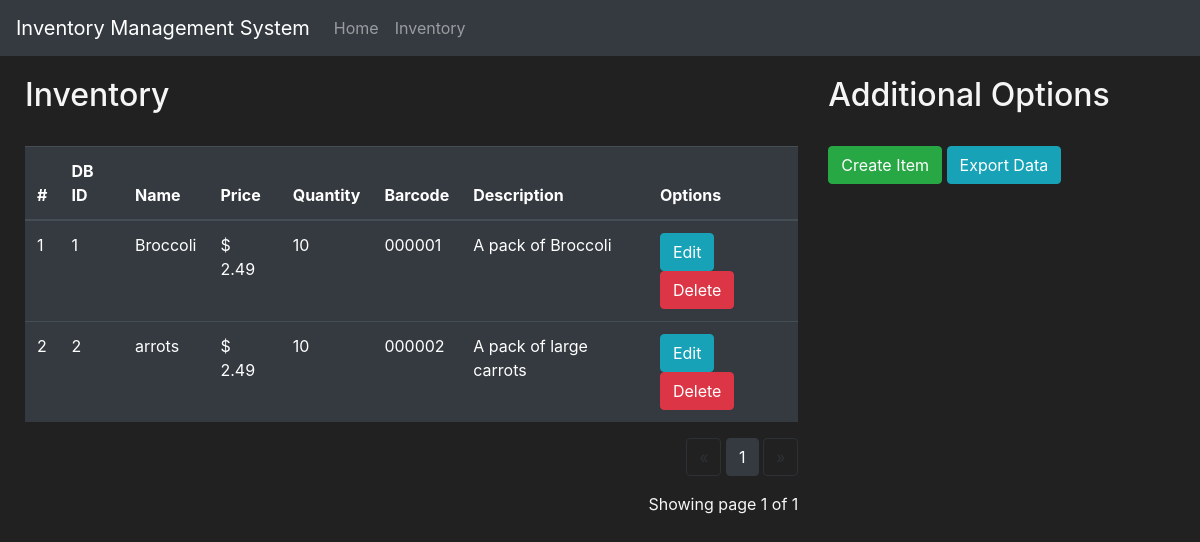
Before: /inventory with the older database file.
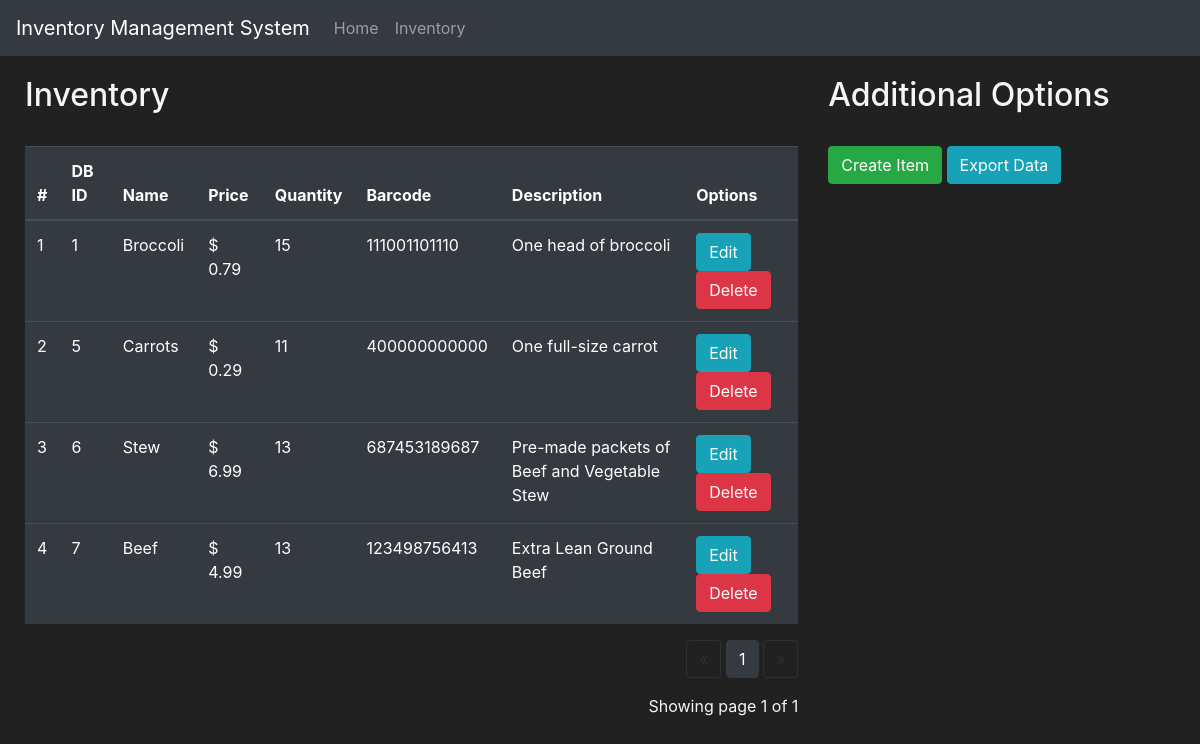
After: the same page with the newer database file.
### inventory/models.py (models this page shows)
class Item(db.Model):
    id = db.Column(db.Integer(), primary_key = True)
    name = db.Column(db.String(length = 30), nullable = False)
    price = db.Column(db.Float(), nullable = False)
    quantity = db.Column(db.Float(), nullable = False)
    barcode = db.Column(db.String(length = 12), nullable = False, unique = True)
    description = db.Column(db.String(length = 1024), nullable = False)

### inventory/routes.py (the view, shortened to what this page needs)
@app.route('/inventory', methods=['GET', 'POST'])
def inventory_page():
    deleting_form = DeleteItemForm()
    creating_form = CreateItemForm()
    editing_form = EditItemForm()
    items_displayed_per_page = 10
    if request.method == "GET":
        page = request.args.get('page', 1, type = int)
        items = Item.query.paginate(page = page, per_page = items_displayed_per_page)
        return render_template('inventory.html', items=items, deleting_form = deleting_form, creating_form = creating_form, editing_form = editing_form)

### inventory/templates/inventory.html (shortened to what this page needs)
{% extends 'base.html' %}
{% block content %}
    <div class = "row" style="margin-top:20px; margin-left:10px">
        <div class="col-8">
            <h2>Inventory</h2>
            <br>
            <table class="table table-hover table-dark">
                <thead>
                    <tr>
                        <th scope="col">#</th>
                        <th scope="col">DB ID</th>
                        <th scope="col">Name</th>
                        <th scope="col">Price</th>
                        <th scope="col">Quantity</th>
                        <th scope="col">Barcode</th>
                        <th scope="col">Description</th>
                        <th scope="col">Options</th>
                    </tr>
                </thead>
                <tbody>
                    {% for item in items.items %}
                    <tr>
                        <td>{{ loop.index}}</td>
                        <td>{{ item.id }}</td>
                        <td>{{ item.name }}</td>
                        <td>$ {{'%0.2f'| format(item.price|float)}}</td>
                        <td>{{ item.quantity }}</td>
                        <td>{{ item.barcode }}</td>
                        <td>{{ item.description }}</td>
                        <td>
                            <button class="btn btn-outline btn-info" data-toggle="modal" data-target="#Modal-Edit-{{ item.id }}">Edit</button>
                            <button class="btn btn-outline btn-danger" data-toggle="modal" data-target="#Modal-Delete-{{ item.id }}">Delete</button>
                        </td>
                    </tr>
                    {% endfor %}
                </tbody>
            </table>
            <div class="text-right">
                <a href="{{ url_for('inventory_page', page=items.prev_num) }}"
                class="btn btn-outline-dark
                {% if items.page == 1 %}disabled{% endif %}">
                </a>
                {% for page_num in items.iter_pages(left_edge=1, right_edge=1, left_current=1, right_current=2) %}
                    {% if page_num %}
                        {% if items.page == page_num %}
                            <a href="{{ url_for('inventory_page', page=page_num) }}"
                            class="btn btn-dark">
                                {{ page_num }}
                            </a>
                        {% else %}
                            <a href="{{ url_for('inventory_page', page=page_num) }}"
                            class="btn btn-outline-dark">
                                {{ page_num }}
                            </a>
                        {% endif %}
                    {% else %}
                        ...
                    {% endif %}
                {% endfor %}
                <a href="{{ url_for('inventory_page', page=items.next_num) }}" class="btn btn-outline-dark {% if items.page == items.pages %}disabled{% endif %}">
                </a>
            </div>
            <p class="text-right mt-3">
                Showing page {{ items.page }} of {{ items.pages }}
            </p>
        </div>
        <div class="col-4">
            <h2>Additional Options</h2>
            <br>
            <button class="btn btn-outline btn-success" data-toggle="modal" data-target="#Modal-CreateItem">Create Item</button>
            <a href="{{ url_for('export_page') }}" class="btn btn-outline btn-info">Export Data</a>
        </div>
    </div>
{% endblock %}

### inventory/templates/base.html (shortened to what this page needs)
<!doctype html>
<html lang="en">
<head>
    <link rel="stylesheet" href="https://cdn.jsdelivr.net/npm/bootstrap@4.5.3/dist/css/bootstrap.min.css"
>
</head>
<body>
    <nav class="navbar navbar-expand-md navbar-dark bg-dark">
        <a class="navbar-brand" href="#">Inventory Management System</a>
        <div class="collapse navbar-collapse" id="navbarNav">
            <ul class="navbar-nav mr-auto">
                <li class="nav-item">
                    <a class="nav-link" href="{{ url_for('home_page') }}">Home</a>
                </li>
                <li class="nav-item">
                    <a class="nav-link" href="{{ url_for('inventory_page') }}">Inventory</a>
                </li>
            </ul>
        </div>
    </nav>
    {% block content %}
    {% endblock %}
</body>
</html>

### inventory/templates/base.html (style rules this page uses)
body { background-color: #212121; color: whitesmoke }

Changed rows visible on the page:
removed Item: id "2", name "arrots", price "2.49", quantity "10", barcode "000002", description "A pack of large carrots"
changed Item "Broccoli": price "2.49" → "0.79"; quantity "10" → "15"; barcode "000001" → "111001101110"; description "A pack of Broccoli" → "One head of broccoli"
added Item: id "5", name "Carrots", price "0.29", quantity "11", barcode "400000000000", description "One full-size carrot"
added Item: id "6", name "Stew", price "6.99", quantity "13", barcode "687453189687", description "Pre-made packets of Beef and Vegetable Stew"
added Item: id "7", name "Beef", price "4.99", quantity "13", barcode "123498756413", description "Extra Lean Ground Beef"
